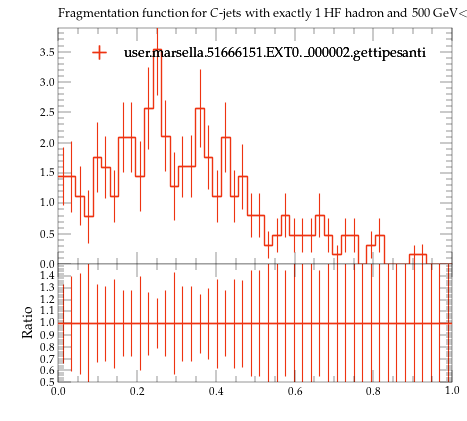

The script that saved this image:
#! /usr/bin/env python

# This Python script was auto-generated using YODA v2.0.2.
# Analysis object: /MC_HFDECAYS/high_pT_frag_C_jet_1H
# Timestamp: 24-07-2026 (16:40:06)

import matplotlib as mpl
import matplotlib.pyplot as plt
mpl.use('Agg') # comment out for interactive use
import os
import numpy as np

plotDir = os.path.split(os.path.realpath(__file__))[0]
if 'YODA_USER_PLOT_PATH' in globals():
    plot_outdir = globals()['YODA_USER_PLOT_PATH']
else:
    plot_outdir = plotDir

#plot style
plt.style.use(os.path.join(plotDir, '../default.mplstyle'))
# plot metadata
figW, figH = plt.rcParams['figure.figsize']
ax_xLabel = r''
ax_yLabel = r''
ax_title  = r'Fragmentation function for $C$-jets with exactly 1 HF hadron and 500 GeV$<p_\mathrm{T,jet}<$1000 GeV'
ax_xScale = 'linear'
ax_yScale = 'linear'
xLims = (0.0, 1.0)
yLims = (0.0, 3.8928934000000006)

# TeX-friendly labels for the legend
labels = {
    'legend' : ([ r"user.marsella.51666151.EXT0.\_000002.gettipesanti" ], r""),
}

# Adjust canvas width and height
canvasW = 10.0
canvasH = 9.0
figW *= canvasW/10.
figH *= canvasH/9.

# Create figure and axis objects
fig, (ax, ratio0_ax) = plt.subplots(2, 1, sharex=True,
                  figsize=(figW,figH), gridspec_kw={'height_ratios': (6.0, 3.0)})

# Set figure margins
plt.subplots_adjust(
    left   = 1.0 * plt.rcParams['figure.subplot.left'],
    right  = 1.0 * plt.rcParams['figure.subplot.right'],
    top    = 1.0 * plt.rcParams['figure.subplot.top'],
    bottom = 1.0 * plt.rcParams['figure.subplot.bottom'])

ratio0_ax.yaxis.set_major_locator(mpl.ticker.MultipleLocator(0.1))
ratio0_ax.set_ylim(0.5, 1.4999)
ratio0_ax.set_ylabel('Ratio')

# the numerical data is stored in a separate file
dataf = dict()
prefix = os.path.split(__file__)[0]
if prefix:    prefix = prefix + '/'
exec(open(prefix+'high_pT_frag_C_jet_1H__data.py').read(), dataf)


legend_handles = dict() # keep track of handles for the legend

# style options for curves
# starts at zorder>=5 to draw curve on top of legend
styles = {
  'user.marsella.51666151.EXT0._000002.gettipesanti.yoda.gz': {
    'color' : '#EE3311',
    'linestyle' : '-',
    'linewidth' : 1,
    'marker' : 'none',
    'markersize' : 2,
    'capsize' : 0.0,
    'zorder' : 5,
    'histstyle' : 1,
    'drawstyle' : 'steps-pre',
    'xerrorbars' : 1,
    'yerrorbars' : 1,
    'fillcolor' : None,
    'fillopacity' : 1.0,
    'ratio0_linestyle' : '-',
    'ratio0_linewidth' : 1,
    'ratio0_marker' : 'none',
    'ratio0_markersize' : 2,
    'ratio0_capsize' : 0.0,
    'ratio0_zorder' : 5,
    'ratio0_histstyle' : 1,
    'ratio0_drawstyle' : 'steps-pre',
    'ratio0_xerrorbars' : 1,
    'ratio0_yerrorbars' : 1,
  },
}

# curve from input yoda files in main panel
for label, yvals in dataf['yvals'].items():
    if all(np.isnan(v) for v in dataf['yvals'][label]):
        continue
    tmp = None
    if styles[label]['histstyle']: # draw as histogram
        xpos = dataf['xedges'][label] if styles[label]['drawstyle'] else dataf['xpoints'][label]
        ypos = np.insert(yvals, 0, yvals[0]) if styles[label]['drawstyle'] else yvals
        if styles[label]['fillcolor']: # fill area below curve
            ax.fill_between(xpos, ypos, step='pre',
                            color=styles[label]['fillcolor'],
                            alpha=styles[label]['fillopacity'])
        tmp, = ax.plot(xpos, ypos,
                       color=styles[label]['color'],
                       linestyle=styles[label]['linestyle'],
                       linewidth=styles[label]['linewidth'],
                       drawstyle=styles[label]['drawstyle'], solid_joinstyle='miter',
                       zorder=styles[label]['zorder'], label=label)
    tmp = ax.errorbar(dataf['xpoints'][label], yvals,
                      xerr=np.array(dataf['xerrs'][label])*styles[label]['xerrorbars'],
                      yerr=np.array(dataf['yerrs'][label])*styles[label]['yerrorbars'],
                      fmt=styles[label]['marker'], capsize=styles[label]['capsize'],
                      markersize=styles[label]['markersize'],
                      ecolor=styles[label]['color'],
                      color=styles[label]['color'], zorder=styles[label]['zorder'])
    tmp[-1][0].set_linestyle(styles[label]['linestyle'])
    tmp[-1][0].set_linewidth(styles[label]['linewidth'])
    if label in dataf['add_legend_handle']:  legend_handles[label] = tmp
    for varLabel in dataf['variation_yvals'].keys():
        if varLabel.startswith(label):
            tmp, = ax.plot(dataf['xedges'][label], dataf['variation_yvals'][varLabel],
                           color=styles[label]['color'],
                           linestyle=styles[label]['linestyle'],
                           linewidth=styles[label]['linewidth'],
                           drawstyle='steps-pre', solid_joinstyle='miter',
                           zorder=styles[label]['zorder'], alpha=0.5)


# plots on ratio panel
# curve from input yoda files in ratio panel
for label, yvals in dataf['ratio0_yvals'].items():
    if all(np.isnan(v) for v in yvals):
        continue
    if styles[label]['ratio0_histstyle']: # plot as histogram
        xpos = dataf['xedges']['user.marsella.51666151.EXT0._000002.gettipesanti.yoda.gz'] if styles[label]['ratio0_drawstyle'] else dataf['xpoints']['user.marsella.51666151.EXT0._000002.gettipesanti.yoda.gz']
        ypos = np.insert(yvals, 0, yvals[0]) if styles[label]['ratio0_drawstyle'] else yvals
        ratio0_ax.plot(xpos, ypos,
                       color=styles[label]['color'],
                       linewidth=styles[label]['linewidth'],
                       linestyle=styles[label]['ratio0_linestyle'],
                       drawstyle=styles[label]['ratio0_drawstyle'], zorder=styles[label]['zorder'],
                       solid_joinstyle='miter')
    tmp = ratio0_ax.errorbar(dataf['xpoints']['user.marsella.51666151.EXT0._000002.gettipesanti.yoda.gz'], yvals,
                             xerr=np.array(dataf['ref_xerrs'])*styles[label]['ratio0_xerrorbars'],
                             yerr=np.array(dataf['ratio0_yerrs'][label])*styles[label]['ratio0_yerrorbars'],
                             fmt=styles[label]['ratio0_marker'], capsize=styles[label]['ratio0_capsize'],
                             markersize=styles[label]['ratio0_markersize'],
                             ecolor=styles[label]['color'],
                             color=styles[label]['color'])
    tmp[-1][0].set_linestyle(styles[label]['ratio0_linestyle'])
    tmp[-1][0].set_linewidth(styles[label]['ratio0_linewidth'])

    for varlabel in dataf['ratio0_variation_vals'].keys():
        if varlabel.startswith(label):
            ratio0_ax.plot(dataf['xedges']['user.marsella.51666151.EXT0._000002.gettipesanti.yoda.gz'],
                            dataf['ratio0_variation_vals'][varlabel],
                            color=styles[label]['color'],
                            linestyle=styles[label]['linestyle'],
                            linewidth=styles[label]['linewidth'],
                            drawstyle='steps-pre', solid_joinstyle='miter',
                            zorder=1, alpha=0.5)

legend_items = list(legend_handles.values())
ax.add_artist(ax.legend(legend_items,
                        labels['legend'][0],
                        title=labels['legend'][1],
                        alignment='left',
                        loc='upper center',
                        bbox_to_anchor=(0.5, 0.97)))

# set plot metadata as defined above
ratio0_ax.set_xlabel(ax_xLabel)
ratio0_ax.xaxis.set_label_coords(1., -0.15)
ax.set_ylabel(ax_yLabel, ha='right', va='top')
ax.yaxis.set_label_coords(-0.11, 1.0)
ax.set_title(ax_title, loc='left')
ax.set_xscale(ax_xScale)
ax.set_yscale(ax_yScale)
ax.set_xlim(xLims)
ax.set_ylim(yLims)

# tick formatting
plt.rcParams['xtick.top'] = True
plt.rcParams['ytick.right'] = True
fig.align_ylabels((ax, ratio0_ax))
plt.savefig(os.path.join(plot_outdir, 'high_pT_frag_C_jet_1H.pdf'), format='PDF')
plt.savefig(os.path.join(plot_outdir, 'high_pT_frag_C_jet_1H.png'), format='PNG')

plt.close(fig)
